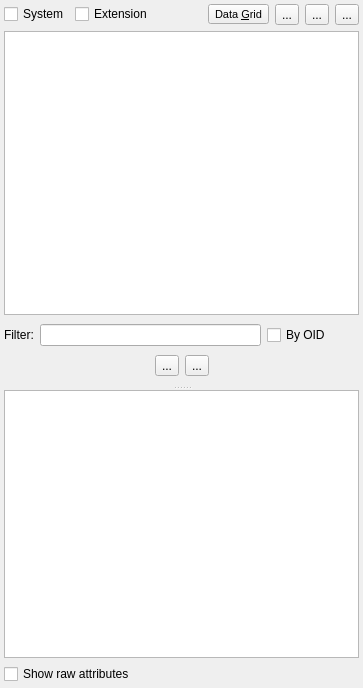
<?xml version="1.0" encoding="UTF-8"?>
<ui version="4.0">
 <class>DatabaseExplorerWidget</class>
 <widget class="QWidget" name="DatabaseExplorerWidget">
  <property name="geometry">
   <rect>
    <x>0</x>
    <y>0</y>
    <width>363</width>
    <height>688</height>
   </rect>
  </property>
  <property name="minimumSize">
   <size>
    <width>0</width>
    <height>0</height>
   </size>
  </property>
  <property name="windowTitle">
   <string>Form</string>
  </property>
  <layout class="QVBoxLayout" name="verticalLayout_3">
   <property name="leftMargin">
    <number>4</number>
   </property>
   <property name="topMargin">
    <number>4</number>
   </property>
   <property name="rightMargin">
    <number>4</number>
   </property>
   <property name="bottomMargin">
    <number>4</number>
   </property>
   <item>
    <layout class="QHBoxLayout" name="horizontalLayout_5">
     <item>
      <widget class="QCheckBox" name="sys_objs_chk">
       <property name="enabled">
        <bool>true</bool>
       </property>
       <property name="sizePolicy">
        <sizepolicy hsizetype="Preferred" vsizetype="Fixed">
         <horstretch>0</horstretch>
         <verstretch>0</verstretch>
        </sizepolicy>
       </property>
       <property name="toolTip">
        <string>Toggles the display of system objects.</string>
       </property>
       <property name="text">
        <string>System</string>
       </property>
       <property name="checked">
        <bool>false</bool>
       </property>
      </widget>
     </item>
     <item>
      <widget class="QCheckBox" name="ext_objs_chk">
       <property name="enabled">
        <bool>true</bool>
       </property>
       <property name="sizePolicy">
        <sizepolicy hsizetype="Expanding" vsizetype="Fixed">
         <horstretch>0</horstretch>
         <verstretch>0</verstretch>
        </sizepolicy>
       </property>
       <property name="toolTip">
        <string>Toggles the display of extension objects</string>
       </property>
       <property name="text">
        <string>Extension</string>
       </property>
       <property name="checked">
        <bool>false</bool>
       </property>
      </widget>
     </item>
     <item>
      <widget class="QToolButton" name="data_grid_tb">
       <property name="enabled">
        <bool>true</bool>
       </property>
       <property name="font">
        <font>
         <pointsize>8</pointsize>
        </font>
       </property>
       <property name="toolTip">
        <string>Open the grid to visualize or edit data</string>
       </property>
       <property name="text">
        <string>Data &amp;Grid</string>
       </property>
       <property name="icon">
        <iconset resource="../res/resources.qrc">
         <normaloff>:/icones/icones/result.png</normaloff>:/icones/icones/result.png</iconset>
       </property>
       <property name="iconSize">
        <size>
         <width>22</width>
         <height>22</height>
        </size>
       </property>
       <property name="shortcut">
        <string>Alt+G</string>
       </property>
       <property name="toolButtonStyle">
        <enum>Qt::ToolButtonIconOnly</enum>
       </property>
      </widget>
     </item>
     <item>
      <widget class="QToolButton" name="runsql_tb">
       <property name="enabled">
        <bool>true</bool>
       </property>
       <property name="toolTip">
        <string>Open a new SQL execution pane</string>
       </property>
       <property name="text">
        <string>...</string>
       </property>
       <property name="icon">
        <iconset resource="../res/resources.qrc">
         <normaloff>:/icones/icones/runsqldb.png</normaloff>:/icones/icones/runsqldb.png</iconset>
       </property>
       <property name="iconSize">
        <size>
         <width>22</width>
         <height>22</height>
        </size>
       </property>
       <property name="shortcut">
        <string>Ctrl+F6</string>
       </property>
      </widget>
     </item>
     <item>
      <widget class="QToolButton" name="refresh_tb">
       <property name="enabled">
        <bool>true</bool>
       </property>
       <property name="toolTip">
        <string>Update the objects tree</string>
       </property>
       <property name="text">
        <string>...</string>
       </property>
       <property name="icon">
        <iconset resource="../res/resources.qrc">
         <normaloff>:/icones/icones/refreshdb.png</normaloff>:/icones/icones/refreshdb.png</iconset>
       </property>
       <property name="iconSize">
        <size>
         <width>22</width>
         <height>22</height>
        </size>
       </property>
       <property name="shortcut">
        <string>Ctrl+S</string>
       </property>
      </widget>
     </item>
     <item>
      <widget class="QToolButton" name="drop_db_tb">
       <property name="enabled">
        <bool>true</bool>
       </property>
       <property name="toolTip">
        <string>Drop this database</string>
       </property>
       <property name="text">
        <string>...</string>
       </property>
       <property name="icon">
        <iconset resource="../res/resources.qrc">
         <normaloff>:/icones/icones/excluir.png</normaloff>:/icones/icones/excluir.png</iconset>
       </property>
       <property name="iconSize">
        <size>
         <width>22</width>
         <height>22</height>
        </size>
       </property>
      </widget>
     </item>
    </layout>
   </item>
   <item>
    <widget class="QSplitter" name="splitter">
     <property name="orientation">
      <enum>Qt::Vertical</enum>
     </property>
     <property name="childrenCollapsible">
      <bool>false</bool>
     </property>
     <widget class="QWidget" name="layoutWidget">
      <layout class="QVBoxLayout" name="verticalLayout">
       <item>
        <widget class="QTreeWidget" name="objects_trw">
         <property name="enabled">
          <bool>true</bool>
         </property>
         <property name="minimumSize">
          <size>
           <width>0</width>
           <height>0</height>
          </size>
         </property>
         <property name="frameShadow">
          <enum>QFrame::Sunken</enum>
         </property>
         <property name="horizontalScrollBarPolicy">
          <enum>Qt::ScrollBarAsNeeded</enum>
         </property>
         <property name="sizeAdjustPolicy">
          <enum>QAbstractScrollArea::AdjustIgnored</enum>
         </property>
         <property name="editTriggers">
          <set>QAbstractItemView::NoEditTriggers</set>
         </property>
         <property name="alternatingRowColors">
          <bool>true</bool>
         </property>
         <property name="selectionMode">
          <enum>QAbstractItemView::SingleSelection</enum>
         </property>
         <property name="selectionBehavior">
          <enum>QAbstractItemView::SelectRows</enum>
         </property>
         <property name="iconSize">
          <size>
           <width>20</width>
           <height>20</height>
          </size>
         </property>
         <property name="textElideMode">
          <enum>Qt::ElideRight</enum>
         </property>
         <property name="rootIsDecorated">
          <bool>true</bool>
         </property>
         <property name="uniformRowHeights">
          <bool>true</bool>
         </property>
         <property name="sortingEnabled">
          <bool>false</bool>
         </property>
         <property name="animated">
          <bool>true</bool>
         </property>
         <property name="headerHidden">
          <bool>true</bool>
         </property>
         <property name="expandsOnDoubleClick">
          <bool>true</bool>
         </property>
         <property name="columnCount">
          <number>2</number>
         </property>
         <attribute name="headerStretchLastSection">
          <bool>true</bool>
         </attribute>
         <column>
          <property name="text">
           <string notr="true">1</string>
          </property>
         </column>
         <column>
          <property name="text">
           <string notr="true">2</string>
          </property>
         </column>
        </widget>
       </item>
       <item>
        <widget class="QWidget" name="filter_parent" native="true">
         <property name="sizePolicy">
          <sizepolicy hsizetype="Preferred" vsizetype="Fixed">
           <horstretch>0</horstretch>
           <verstretch>0</verstretch>
          </sizepolicy>
         </property>
         <property name="minimumSize">
          <size>
           <width>0</width>
           <height>65</height>
          </size>
         </property>
         <layout class="QGridLayout" name="filter_grid">
          <property name="leftMargin">
           <number>0</number>
          </property>
          <property name="topMargin">
           <number>0</number>
          </property>
          <property name="rightMargin">
           <number>0</number>
          </property>
          <property name="bottomMargin">
           <number>5</number>
          </property>
          <item row="1" column="0">
           <layout class="QHBoxLayout" name="horizontalLayout_8">
            <item>
             <spacer name="horizontalSpacer_4">
              <property name="orientation">
               <enum>Qt::Horizontal</enum>
              </property>
              <property name="sizeHint" stdset="0">
               <size>
                <width>40</width>
                <height>20</height>
               </size>
              </property>
             </spacer>
            </item>
            <item>
             <widget class="QToolButton" name="expand_all_tb">
              <property name="enabled">
               <bool>true</bool>
              </property>
              <property name="sizePolicy">
               <sizepolicy hsizetype="Fixed" vsizetype="Fixed">
                <horstretch>0</horstretch>
                <verstretch>0</verstretch>
               </sizepolicy>
              </property>
              <property name="toolTip">
               <string>Expands all items</string>
              </property>
              <property name="text">
               <string>...</string>
              </property>
              <property name="icon">
               <iconset resource="../res/resources.qrc">
                <normaloff>:/icones/icones/adicionar.png</normaloff>:/icones/icones/adicionar.png</iconset>
              </property>
              <property name="iconSize">
               <size>
                <width>22</width>
                <height>22</height>
               </size>
              </property>
              <property name="checkable">
               <bool>false</bool>
              </property>
             </widget>
            </item>
            <item>
             <widget class="QToolButton" name="collapse_all_tb">
              <property name="enabled">
               <bool>true</bool>
              </property>
              <property name="sizePolicy">
               <sizepolicy hsizetype="Fixed" vsizetype="Fixed">
                <horstretch>0</horstretch>
                <verstretch>0</verstretch>
               </sizepolicy>
              </property>
              <property name="toolTip">
               <string>Collapses all items</string>
              </property>
              <property name="text">
               <string>...</string>
              </property>
              <property name="icon">
               <iconset resource="../res/resources.qrc">
                <normaloff>:/icones/icones/remover.png</normaloff>:/icones/icones/remover.png</iconset>
              </property>
              <property name="iconSize">
               <size>
                <width>22</width>
                <height>22</height>
               </size>
              </property>
              <property name="checkable">
               <bool>false</bool>
              </property>
             </widget>
            </item>
            <item>
             <spacer name="horizontalSpacer_5">
              <property name="orientation">
               <enum>Qt::Horizontal</enum>
              </property>
              <property name="sizeHint" stdset="0">
               <size>
                <width>40</width>
                <height>20</height>
               </size>
              </property>
             </spacer>
            </item>
           </layout>
          </item>
          <item row="0" column="0">
           <layout class="QHBoxLayout" name="horizontalLayout_7">
            <item>
             <widget class="QLabel" name="filter_lbl">
              <property name="enabled">
               <bool>true</bool>
              </property>
              <property name="sizePolicy">
               <sizepolicy hsizetype="Fixed" vsizetype="Preferred">
                <horstretch>0</horstretch>
                <verstretch>0</verstretch>
               </sizepolicy>
              </property>
              <property name="statusTip">
               <string>Filters the currently loaded items in the tree by using a pattern and matching their names. If &lt;strong&gt;By OID&lt;/strong&gt; is checked the pattern is interpreted as an integer value that represents the object id (OID). &lt;br&gt;&lt;br/&gt;&lt;strong&gt;HINT:&lt;/strong&gt; if you need to search the entire database use the full refresh (&lt;strong&gt;Ctrl+F5&lt;/strong&gt;) prior the filtering.</string>
              </property>
              <property name="text">
               <string>Filter:</string>
              </property>
             </widget>
            </item>
            <item>
             <widget class="QLineEdit" name="filter_edt">
              <property name="enabled">
               <bool>true</bool>
              </property>
              <property name="clearButtonEnabled">
               <bool>true</bool>
              </property>
             </widget>
            </item>
            <item>
             <widget class="QCheckBox" name="by_oid_chk">
              <property name="text">
               <string>By OID</string>
              </property>
             </widget>
            </item>
            <item>
             <widget class="QWidget" name="filter_hint" native="true">
              <property name="sizePolicy">
               <sizepolicy hsizetype="Fixed" vsizetype="Fixed">
                <horstretch>0</horstretch>
                <verstretch>0</verstretch>
               </sizepolicy>
              </property>
              <property name="minimumSize">
               <size>
                <width>22</width>
                <height>22</height>
               </size>
              </property>
              <property name="maximumSize">
               <size>
                <width>22</width>
                <height>22</height>
               </size>
              </property>
             </widget>
            </item>
           </layout>
          </item>
         </layout>
        </widget>
       </item>
      </layout>
     </widget>
     <widget class="QWidget" name="attributes_wgt" native="true">
      <property name="minimumSize">
       <size>
        <width>0</width>
        <height>100</height>
       </size>
      </property>
      <layout class="QVBoxLayout" name="verticalLayout_2">
       <property name="leftMargin">
        <number>0</number>
       </property>
       <property name="topMargin">
        <number>0</number>
       </property>
       <property name="rightMargin">
        <number>0</number>
       </property>
       <property name="bottomMargin">
        <number>0</number>
       </property>
       <item>
        <widget class="QTableWidget" name="properties_tbw">
         <property name="frameShape">
          <enum>QFrame::StyledPanel</enum>
         </property>
         <property name="lineWidth">
          <number>1</number>
         </property>
         <property name="sizeAdjustPolicy">
          <enum>QAbstractScrollArea::AdjustIgnored</enum>
         </property>
         <property name="autoScrollMargin">
          <number>16</number>
         </property>
         <property name="editTriggers">
          <set>QAbstractItemView::DoubleClicked|QAbstractItemView::EditKeyPressed</set>
         </property>
         <property name="tabKeyNavigation">
          <bool>false</bool>
         </property>
         <property name="showDropIndicator" stdset="0">
          <bool>false</bool>
         </property>
         <property name="dragDropOverwriteMode">
          <bool>false</bool>
         </property>
         <property name="alternatingRowColors">
          <bool>true</bool>
         </property>
         <property name="selectionMode">
          <enum>QAbstractItemView::ContiguousSelection</enum>
         </property>
         <property name="selectionBehavior">
          <enum>QAbstractItemView::SelectItems</enum>
         </property>
         <property name="showGrid">
          <bool>true</bool>
         </property>
         <property name="gridStyle">
          <enum>Qt::SolidLine</enum>
         </property>
         <property name="sortingEnabled">
          <bool>true</bool>
         </property>
         <property name="cornerButtonEnabled">
          <bool>true</bool>
         </property>
         <attribute name="horizontalHeaderVisible">
          <bool>false</bool>
         </attribute>
         <attribute name="horizontalHeaderDefaultSectionSize">
          <number>100</number>
         </attribute>
         <attribute name="horizontalHeaderMinimumSectionSize">
          <number>20</number>
         </attribute>
         <attribute name="horizontalHeaderStretchLastSection">
          <bool>true</bool>
         </attribute>
         <attribute name="verticalHeaderVisible">
          <bool>false</bool>
         </attribute>
         <attribute name="verticalHeaderDefaultSectionSize">
          <number>20</number>
         </attribute>
         <attribute name="verticalHeaderStretchLastSection">
          <bool>false</bool>
         </attribute>
         <column>
          <property name="text">
           <string>Attribute</string>
          </property>
         </column>
         <column>
          <property name="text">
           <string>Value</string>
          </property>
         </column>
        </widget>
       </item>
       <item>
        <widget class="QCheckBox" name="raw_attrib_names_chk">
         <property name="text">
          <string>Show raw attributes</string>
         </property>
        </widget>
       </item>
      </layout>
      <zorder>raw_attrib_names_chk</zorder>
      <zorder>raw_attrib_names_chk</zorder>
      <zorder>properties_tbw</zorder>
     </widget>
    </widget>
   </item>
  </layout>
 </widget>
 <resources>
  <include location="../res/resources.qrc"/>
 </resources>
 <connections/>
</ui>
